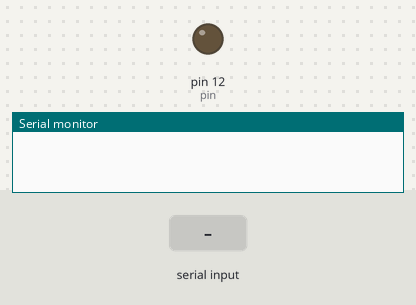
Simulated run of this sketch. Board: Arduino Uno, built with avr-gcc and run on an emulated ATmega328P. On the bench: output pins drawn as LEDs (lit = HIGH), the last lines printed to the serial monitor. The inputs (shaded band) are chosen by the test bench.

Above: at 1.2 s.
1.3 s: byte 30 received over Serial
At 2.3 s:
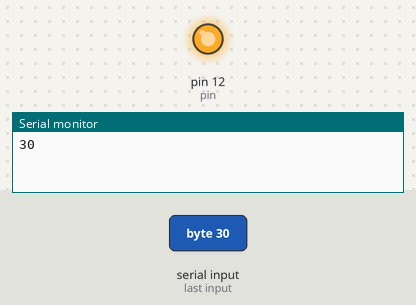
Timing chart, 0 to 4.3 s (numbered marks = the images above; inputs shaded):
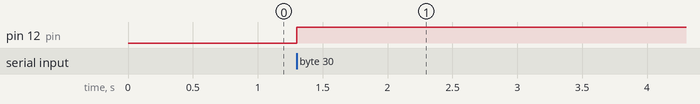

Measured:
- after the input at 1.3 s, pin 12 (pin): LOW → HIGH at once

The sketch:

serialTest.ino
```cpp
#include <Servo.h>      // include the servo library

Servo servoMotor;       // creates an instance of the servo object to control a servo
int servoPin = 3;       // Control pin for servo motor

int pin =12;
int incomingByte = 0;
int flag=0;
int ser=0;

void setup()
{
  Serial.begin(9600);
  //servoMotor.attach(servoPin);
  pinMode(12,OUTPUT);
  Serial.setTimeout(1000);
}

void loop(){
  flag++;
  if (Serial.available() > 0) {
  //if(Serial.read()==48){
    incomingByte = Serial.read();


  Serial.println(incomingByte,DEC);
  //if(flag%100==0){
  digitalWrite(pin,HIGH);
  //}
  //digitalWrite(pin,LOW);


//  else{
//  digitalWrite(pin,LOW);
//  }

//servoMotor.write(ser);
  }
if(ser==179)
ser=0;

if(flag==1000){
  ser++;
  flag=0;
}
  //digitalWrite(2,LOW);

//  else{
//   digitalWrite(2,HIGH);
//  }
}
```
